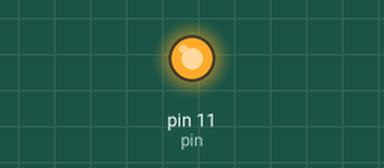
Bench run of a sketch on a simulated Arduino Uno, built with avr-gcc and run on an emulated ATmega328P. Parts: output pins drawn as LEDs (lit = HIGH).

Above: at 0.1 s.
Timing chart, 0 to 1.6 s (numbered marks = the images above):
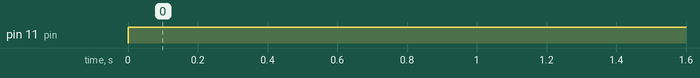

The sketch:

Ex1.ino
```cpp
/*
  www.CodeDecay.com.br
  Licença de uso: Apache 2.0

  Liga o LED por 1 segundo, em seguida desliga o LED por 1 segundo.

 */

int pin = 11;

// a função setup() é executada quando você liga ou reinicia a placa
void setup() {
  // configura o pino selecionado como saída:
  pinMode(pin, OUTPUT);
}

// a função loop() é executada para sempre:
void loop() {
  digitalWrite(pin, HIGH);   // liga o LED (escreve o nível HIGH - 5V - no pino selecionado)
  delay(1000);              // espera 1 segundo = 1000 milisegundos
  // desliga o LED (escreve o nível LOW - 0V - no pino selecionado)
  delay(1000);              // espera 1 segundo novamente
}
```

Measured:
- by itself, pin 11 (pin): LOW → HIGH at 0.00 s
